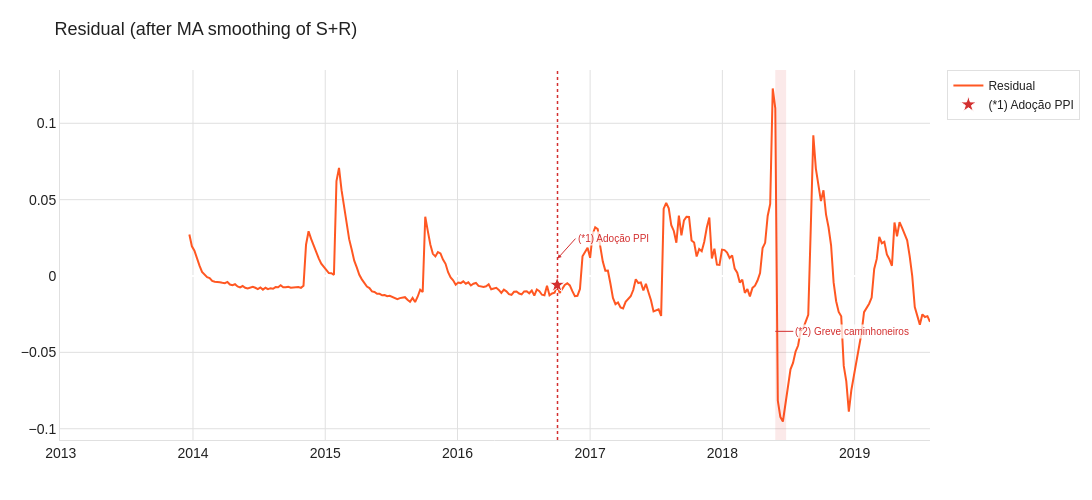

Source (notebook cell):
### Markdown cell above
### 2.2 Seasonality

### Code cell
train_scaled_smooth = train_scaled_sr_es.rolling(window=period).mean()
train_scaled_residual = train_scaled_sr_es - train_scaled_smooth

plot_series(
    (train_scaled_residual, "Residual", PPT_COLORS["residual"]),
    title="Residual (after MA smoothing of S+R)",
    save_name="07_residual_ma",
)

### Figure 1 — Plotly figure (JSON) as saved in the notebook; plotly's stock layout.template omitted (floating-point values rounded to 4 significant figures; data arrays with more than 128 entries replaced by an {"elided": "..."} marker saying what was removed)
{"data": [{"line": {"color": "#FF5722", "width": 2}, "mode": "lines", "name": "Residual", "type": "scatter", "x": {"elided": "344 str values"}, "y": {"elided": "344 float values"}}, {"hoverinfo": "text", "hovertext": "Out/2016 — Petrobras adota PPI (Preço de Paridade de Importação): preços passam a seguir Brent + câmbio", "marker": {"color": "#D32F2F", "line": {"color": "white", "width": 1}, "size": 12, "symbol": "star"}, "mode": "markers", "name": "(*1) Adoção PPI", "showlegend": true, "type": "scatter", "x": ["2016-10-02T00:00:00"], "y": [-0.005799]}], "layout": {"annotations": [{"arrowcolor": "#D32F2F", "arrowhead": 2, "arrowsize": 0.8, "arrowwidth": 1, "ax": 18, "ay": -20, "bgcolor": "rgba(255,255,255,0.75)", "font": {"color": "#D32F2F", "size": 10}, "hovertext": "Out/2016 — Petrobras adota PPI (Preço de Paridade de Importação): preços passam a seguir Brent + câmbio", "showarrow": true, "text": "(*1) Adoção PPI", "x": "2016-10-03T00:00:00", "xanchor": "left", "xref": "x", "y": 0.4903, "yref": "paper"}, {"arrowcolor": "#D32F2F", "arrowhead": 0, "arrowwidth": 1, "ax": 18, "ay": 0, "bgcolor": "rgba(255,255,255,0.75)", "font": {"color": "#D32F2F", "size": 10}, "hovertext": "27/05–26/06/2018 — Greve dos caminhoneiros: vendas de diesel reduziram ~30%", "showarrow": true, "text": "(*2) Greve caminhoneiros", "x": "2018-05-27T00:00:00", "xanchor": "left", "xref": "x", "y": 0.2937, "yref": "paper"}], "font": {"color": "#212121", "family": "Arial", "size": 14}, "height": 500, "legend": {"bgcolor": "rgba(255,255,255,0.9)", "bordercolor": "#E0E0E0", "borderwidth": 1, "font": {"size": 12}}, "margin": {"b": 60, "l": 60, "r": 40, "t": 70}, "paper_bgcolor": "#FFFFFF", "plot_bgcolor": "#FFFFFF", "shapes": [{"line": {"color": "#D32F2F", "dash": "dot", "width": 1.5}, "type": "line", "x0": "2016-10-03T00:00:00", "x1": "2016-10-03T00:00:00", "xref": "x", "y0": 0, "y1": 1, "yref": "paper"}, {"fillcolor": "rgba(211,47,47,0.10)", "line": {"width": 0}, "type": "rect", "x0": "2018-05-27T00:00:00", "x1": "2018-06-26T00:00:00", "xref": "x", "y0": 0, "y1": 1, "yref": "paper"}], "title": {"font": {"color": "#212121", "size": 18}, "text": "Residual (after MA smoothing of S+R)"}, "width": 1200, "xaxis": {"gridcolor": "#E0E0E0", "linecolor": "#E0E0E0", "showgrid": true}, "yaxis": {"gridcolor": "#E0E0E0", "linecolor": "#E0E0E0", "showgrid": true}}}
